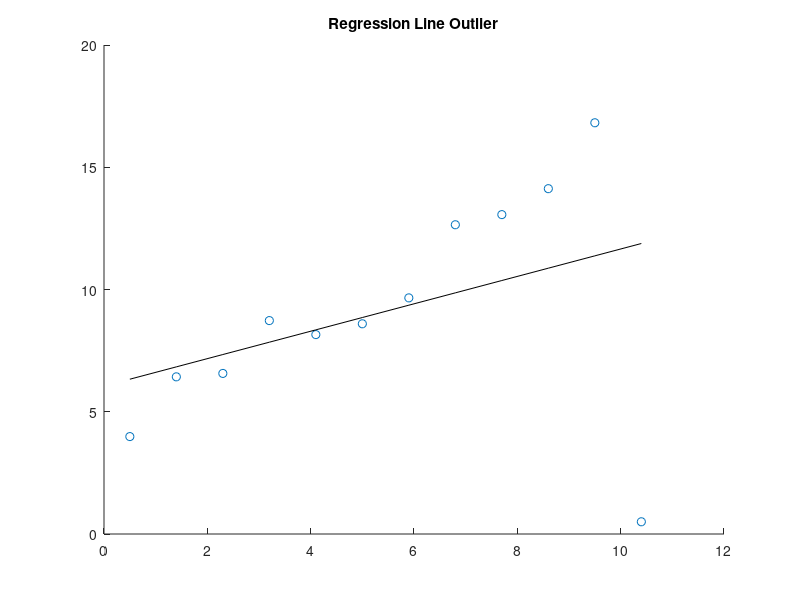

This chart was generated by the following MATLAB code:
% Question 2 
% Part B

load('linregoutlier.mat')

figure;
scatter(x,z);
scatter(x,z);
hold on 
X = [ones(size(x)) x];
% The variable z is used to find the linear regression line for the data
% set using E2
w = ((X.')*X)^(-1) * (X.') *z; 

y = (w.')*(X.');
zpred = w(1,1) + w(2,1) * x;
plot(x,zpred,'k');
title('Regression Line Outlier');
% The graph in this data is affected by a single outlier, this occurred
% because we calculated the predicted values by minimizing E2. 